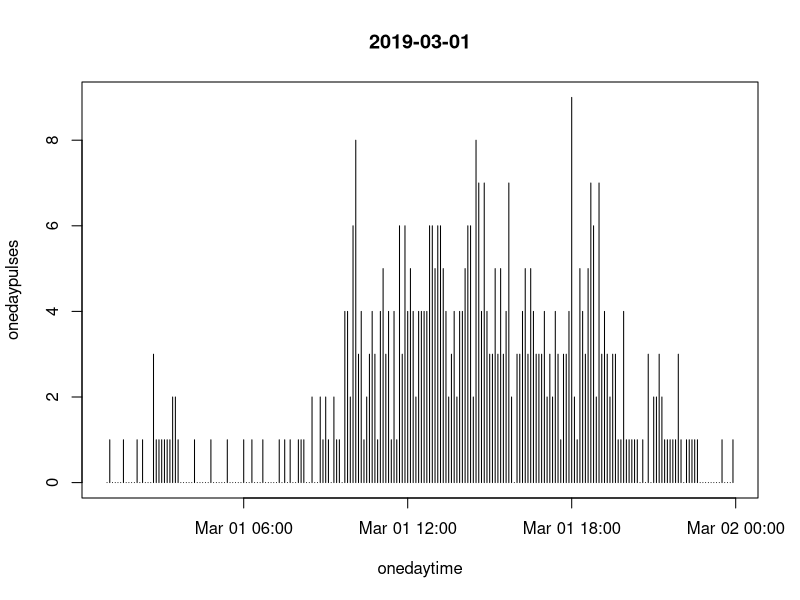
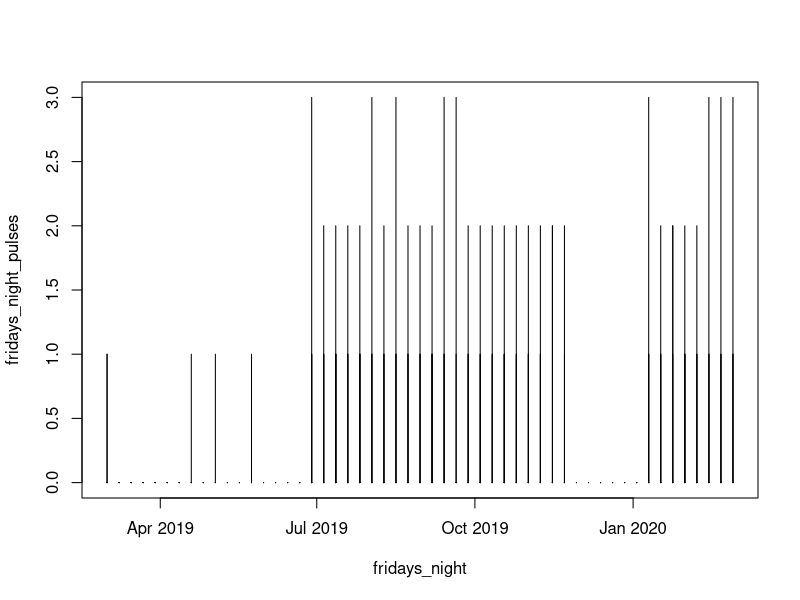
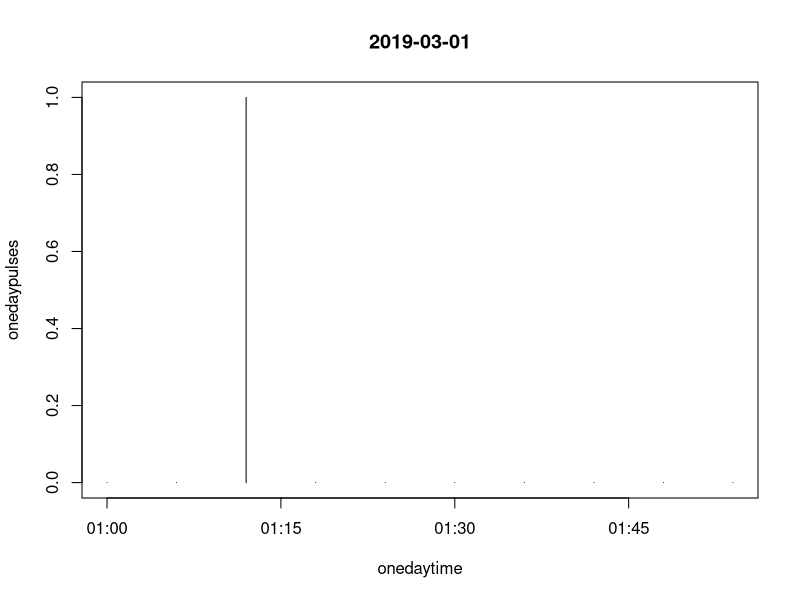

Reproduce these figures in R, in order.
setwd('~/Documents/Projects/Shayp/')

library("lubridate")
library("magrittr")

Data <- read.csv('export_20190301_3A9B9D.csv')

# pulse = 10l
# time UTC
 
# convert UTC time to CET time
# trouver les vdd
# compter les occurences de water softener
# proposer autres solutions de comptage
 
UTC <- Data$timestamp
pulses <- Data$pulses
 
UTC <- ymd_hm(UTC) # convert strings to dates

CET <- UTC + dhours(1)

fridays <- CET[which(wday(CET) == 6)]
fridays_pulses <- pulses[which(wday(CET) == 6)]
fridays_list <- unique(floor_date(fridays, unit = "day"))

# first visualization ----

onedaytime <- CET[which(floor_date(CET, unit = "day") == fridays_list[1])]
onedaypulses <- pulses[which(floor_date(CET, unit = "day") == fridays_list[1])]

plot(onedaytime,onedaypulses,'h')
title(fridays_list[1])
# sélection vdd 1-2am ----

fridays_night <- fridays[which(hour(fridays) >= 1 & hour(fridays) < 2)]
fridays_night_pulses <- fridays_pulses[which(hour(fridays) >= 1 & hour(fridays) < 2)]

plot(fridays_night,fridays_night_pulses,'h')

onedaytime <- fridays_night[which(floor_date(fridays_night, unit = "day") == fridays_list[10])]
onedaypulses <- fridays_night_pulses[which(floor_date(fridays_night, unit = "day") == fridays_list[10])]

plot(onedaytime,onedaypulses,'h')
title(fridays_list[1])













